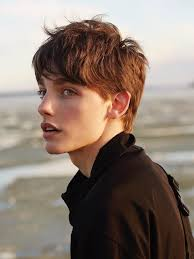
#> input picture images.jpg, 194 x 259 px
$ python test3.py
#> lines starting #> are read from the running program, lines starting #| are printed output that depends on the picture; after the words box and inside, x2 and y2 are one past the last pixel; in counts of white or black regions, pixels touching at a corner belong together
import cv2
import numpy as np

# Load an image
image = cv2.imread('images.jpg')
#> image is the input picture: shape (259, 194, 3); mean B, G, R 113.2, 123.8, 139.9

# Convert the image to the HSV color space
hsv_image = cv2.cvtColor(image, cv2.COLOR_BGR2HSV)
#> hsv_image: shape (259, 194, 3); mean H, S, V 35, 70.3, 140.5

# Define lower and upper bounds for skin colors in HSV
# These values can be adjusted based on your definition of "dark," "moderate," and "white" skin tones
lower_dark_skin = np.array([0, 20, 40], dtype=np.uint8)
upper_dark_skin = np.array([20, 255, 255], dtype=np.uint8)

lower_moderate_skin = np.array([0, 20, 100], dtype=np.uint8)
upper_moderate_skin = np.array([20, 255, 255], dtype=np.uint8)

lower_white_skin = np.array([0, 0, 150], dtype=np.uint8)
upper_white_skin = np.array([20, 30, 255], dtype=np.uint8)

# Create masks for different skin tone categories
dark_skin_mask = cv2.inRange(hsv_image, lower_dark_skin, upper_dark_skin)
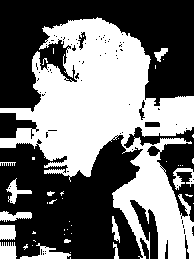
#> dark_skin_mask: shape (259, 194); 44.5% white; 44 white regions (31 under 20 px), largest, box (x1, y1, x2, y2) and area: (0, 17, 194, 259) 20435, (20, 243, 71, 259) 313, (0, 242, 17, 259) 241
moderate_skin_mask = cv2.inRange(hsv_image, lower_moderate_skin, upper_moderate_skin)
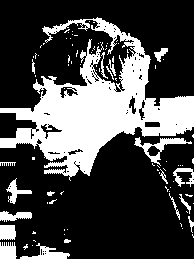
#> moderate_skin_mask: shape (259, 194); 28.5% white; 92 white regions (72 under 20 px), largest, box (x1, y1, x2, y2) and area: (0, 17, 194, 181) 11738, (134, 137, 192, 166) 410, (20, 243, 70, 259) 311
white_skin_mask = cv2.inRange(hsv_image, lower_white_skin, upper_white_skin)
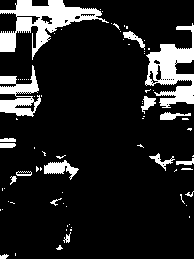
#> white_skin_mask: shape (259, 194); 13.5% white; 77 white regions (59 under 20 px), largest, box (x1, y1, x2, y2) and area: (0, 0, 109, 60) 2291, (145, 23, 194, 108) 1935, (0, 65, 41, 117) 1048

# Calculate the area of each skin tone category
dark_skin_area = np.sum(dark_skin_mask > 0)
#> dark_skin_area = 22359
moderate_skin_area = np.sum(moderate_skin_mask > 0)
#> moderate_skin_area = 14320
white_skin_area = np.sum(white_skin_mask > 0)
#> white_skin_area = 6767

# Determine the predominant skin tone category based on area
if dark_skin_area > moderate_skin_area and dark_skin_area > white_skin_area:
    skin_tone_category = "Dark"
elif moderate_skin_area > dark_skin_area and moderate_skin_area > white_skin_area:
    skin_tone_category = "Moderate"
else:
    skin_tone_category = "White"

# Display the skin tone category
print(f"Skin Tone Category: {skin_tone_category}")

$ run again, with img1.jpg copied over images.jpg
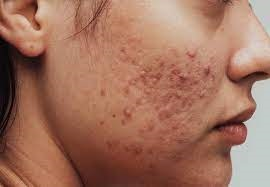
#> input picture img1.jpg, 270 x 187 px
#> image is the input picture: shape (187, 270, 3); mean B, G, R 94.3, 114.1, 162.3
#> hsv_image: shape (187, 270, 3); mean H, S, V 14.4, 113.9, 162.8
#> `dark_skin_mask = cv2.inRange(hsv_image, lower_dark_skin, upper_dark_sk..`:
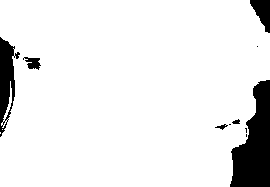
#> dark_skin_mask: shape (187, 270); 91.3% white; 10 black regions (4 under 20 px), largest, box (x1, y1, x2, y2) and area: (230, 80, 270, 187) 2736, (0, 37, 20, 137) 1036, (250, 0, 270, 33) 394, (23, 57, 41, 70) 136, (215, 124, 228, 130) 33, (232, 119, 240, 124) 27
#> moderate_skin_mask: shape (187, 270); 85.2% white; 29 black regions (19 under 20 px), largest, box (x1, y1, x2, y2) and area: (230, 80, 270, 187) 2736, (0, 35, 45, 161) 2288, (64, 148, 145, 187) 1354
#> `white_skin_mask = cv2.inRange(hsv_image, lower_white_skin, upper_white..`:
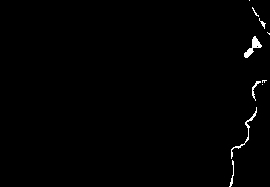
#> white_skin_mask: shape (187, 270); 0.8% white; 10 white regions (5 under 20 px), largest, box (x1, y1, x2, y2) and area: (244, 36, 262, 58) 140, (231, 107, 257, 159) 115, (252, 81, 261, 101) 48, (229, 160, 234, 187) 43, (259, 18, 266, 29) 24
#> dark_skin_area = 46116
#> moderate_skin_area = 43009
#> white_skin_area = 402

$ run again, with rohan.jpg copied over images.jpg
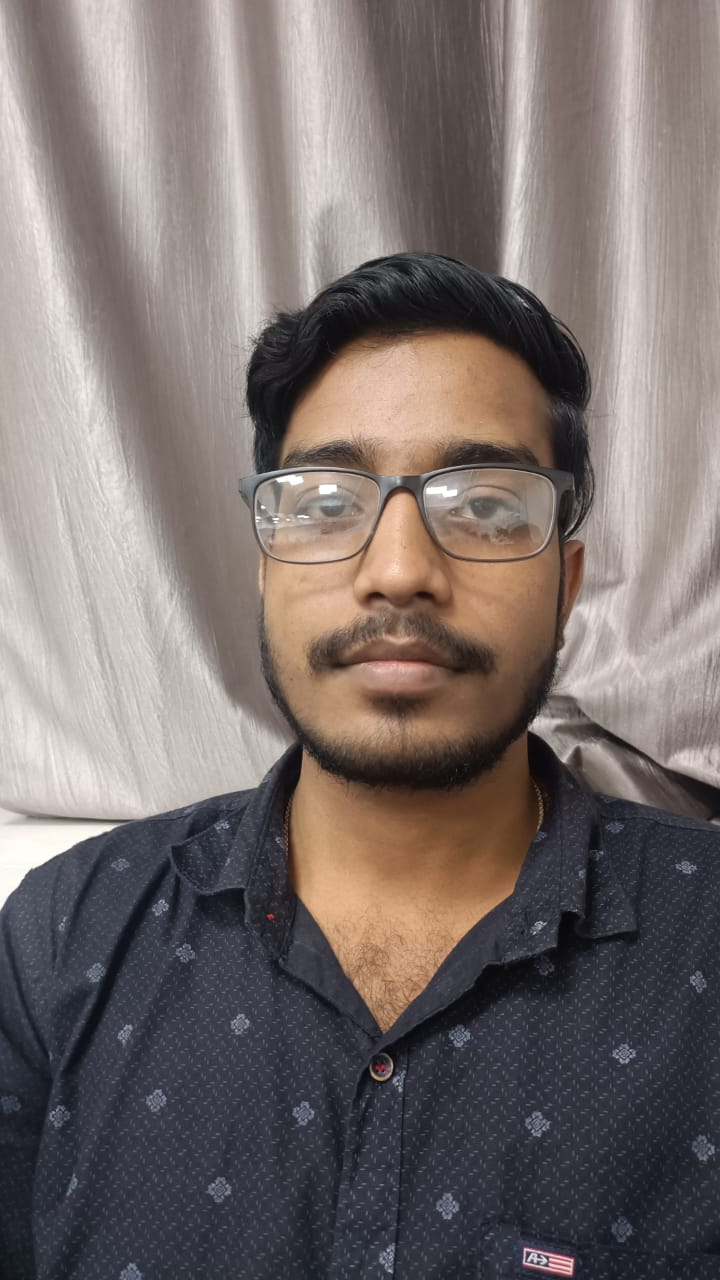
#> input picture rohan.jpg, 720 x 1280 px
#> image is the input picture: shape (1280, 720, 3); mean B, G, R 108.2, 110.8, 120.8
#> hsv_image: shape (1280, 720, 3); mean H, S, V 49.2, 46.7, 124.8
#> `dark_skin_mask = cv2.inRange(hsv_image, lower_dark_skin, upper_dark_sk..`:
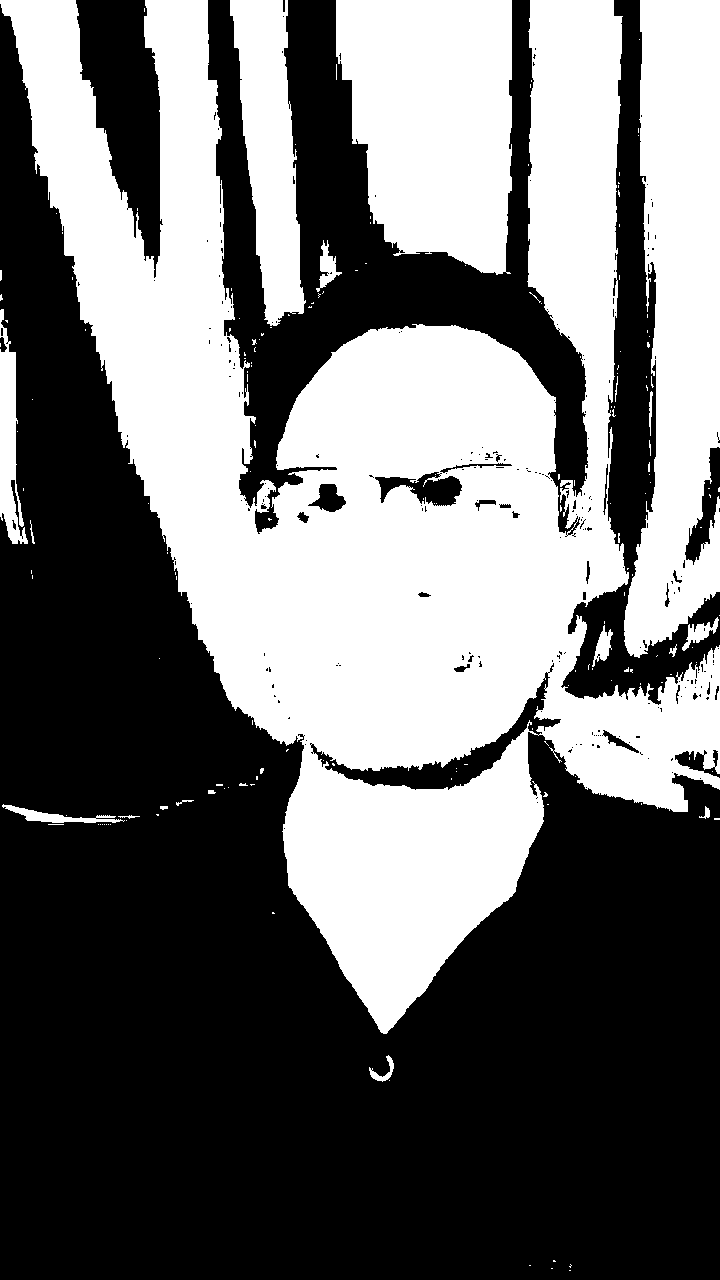
#> dark_skin_mask: shape (1280, 720); 43.4% white; 175 white regions (154 under 20 px), largest, box (x1, y1, x2, y2) and area: (0, 0, 720, 1034) 293552, (624, 0, 720, 658) 45285, (336, 0, 512, 275) 39665
#> moderate_skin_mask: shape (1280, 720); 36.9% white; 272 white regions (231 under 20 px), largest, box (x1, y1, x2, y2) and area: (0, 0, 560, 758) 143022, (527, 0, 720, 788) 46932, (624, 0, 720, 658) 45285
#> `white_skin_mask = cv2.inRange(hsv_image, lower_white_skin, upper_white..`:
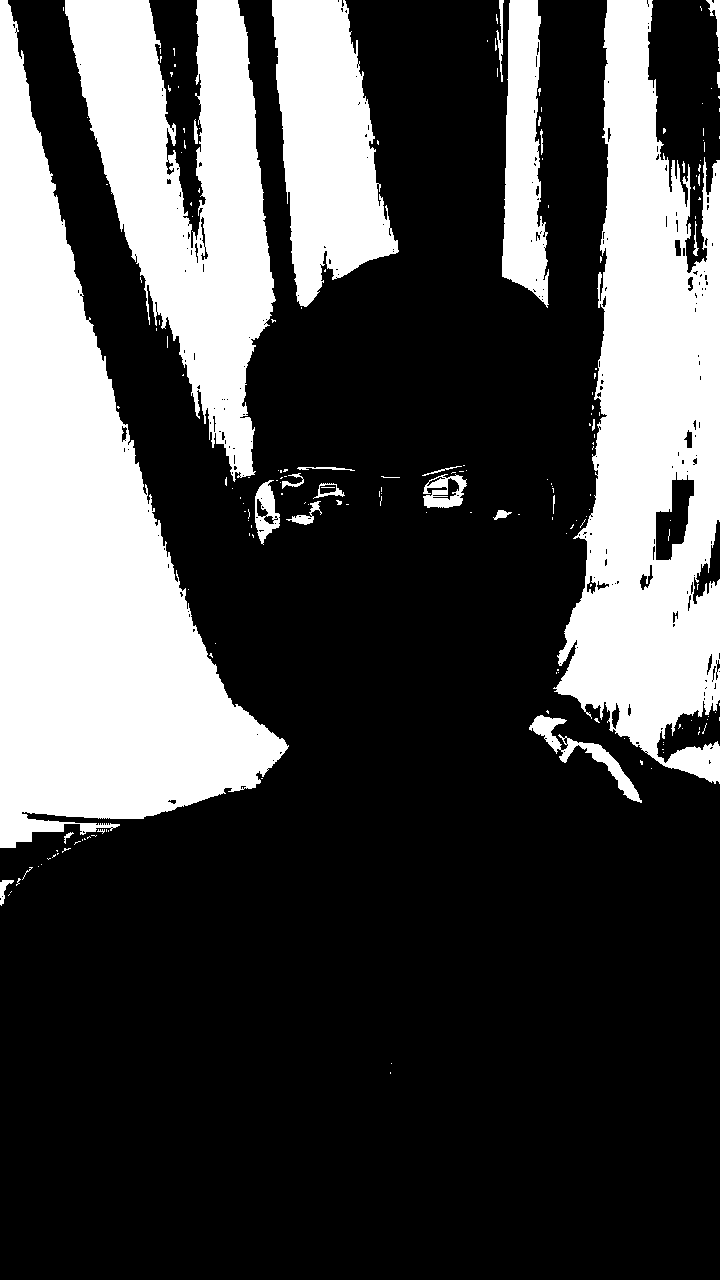
#> white_skin_mask: shape (1280, 720); 29.4% white; 189 white regions (159 under 20 px), largest, box (x1, y1, x2, y2) and area: (0, 0, 289, 848) 104611, (553, 0, 720, 784) 75800, (65, 0, 276, 482) 50213
#> dark_skin_area = 399712
#> moderate_skin_area = 340045
#> white_skin_area = 271066

$ run again, with satyam.jpg copied over images.jpg
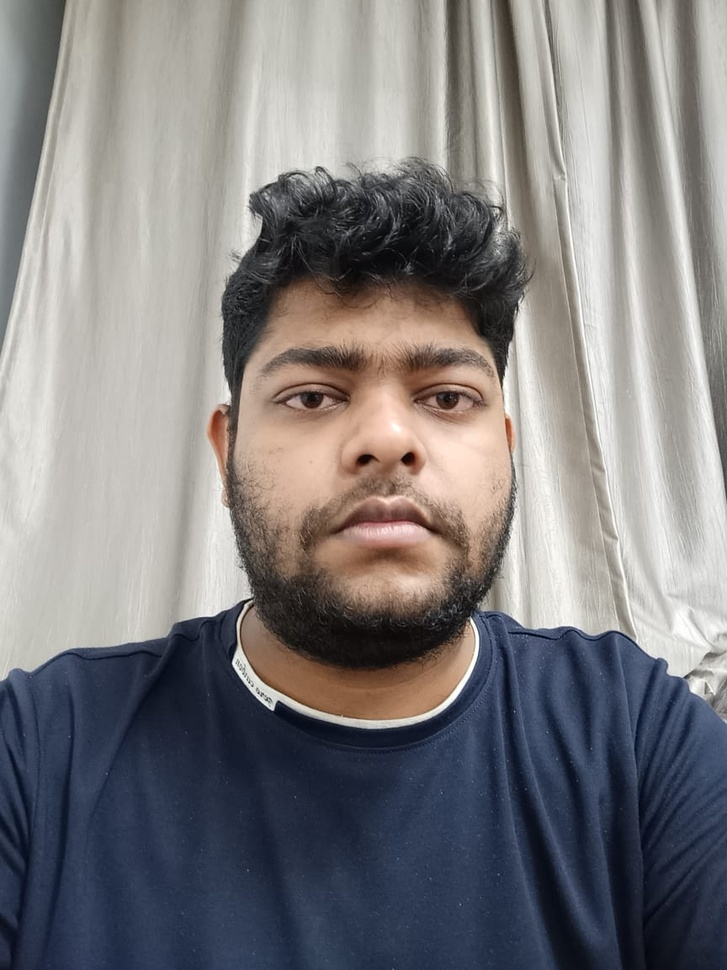
#> input picture satyam.jpg, 727 x 970 px, shrunk from 864 x 1152 before the run
#> image is the input picture: shape (970, 727, 3); mean B, G, R 125.7, 124.5, 126.8
#> hsv_image: shape (970, 727, 3); mean H, S, V 53.3, 55.6, 136.8
#> `dark_skin_mask = cv2.inRange(hsv_image, lower_dark_skin, upper_dark_sk..`:
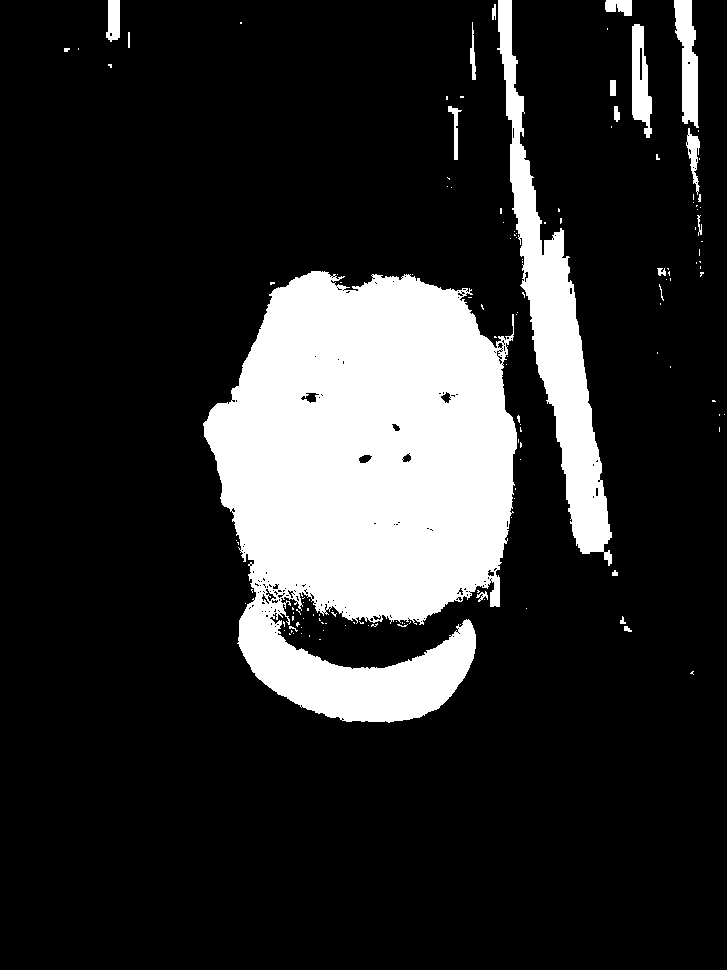
#> dark_skin_mask: shape (970, 727); 17.4% white; 138 white regions (117 under 20 px), largest, box (x1, y1, x2, y2) and area: (203, 271, 517, 723) 99376, (497, 0, 612, 566) 16907, (674, 0, 699, 128) 1965
#> moderate_skin_mask: shape (970, 727); 14.4% white; 205 white regions (175 under 20 px), largest, box (x1, y1, x2, y2) and area: (232, 283, 517, 613) 68208, (510, 125, 612, 566) 14813, (238, 600, 476, 723) 11524
#> `white_skin_mask = cv2.inRange(hsv_image, lower_white_skin, upper_white..`:
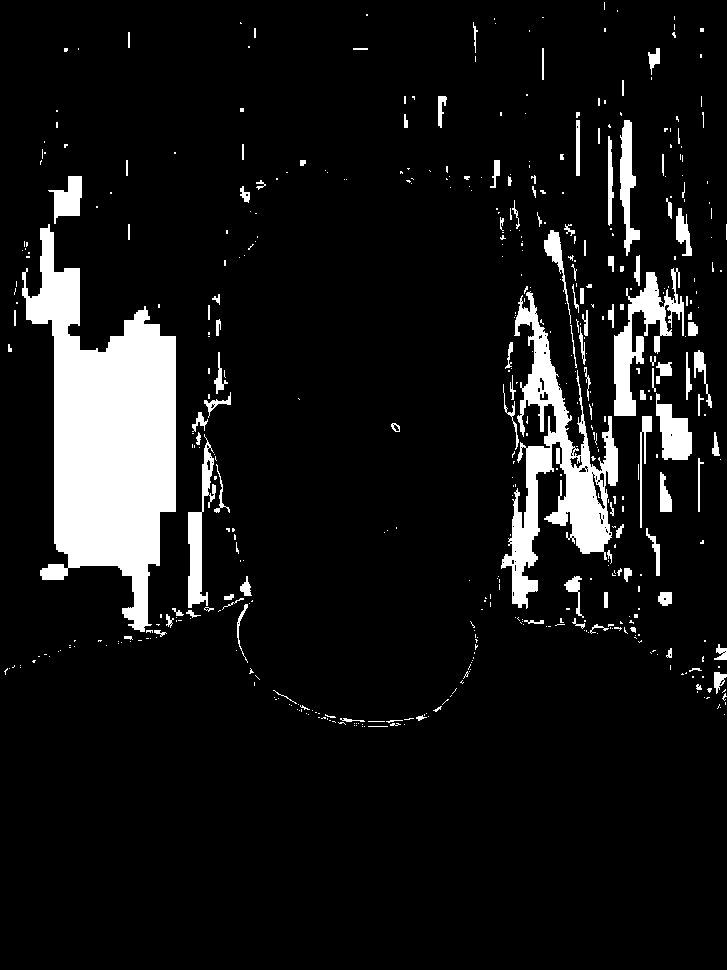
#> white_skin_mask: shape (970, 727); 9% white; 497 white regions (379 under 20 px), largest, box (x1, y1, x2, y2) and area: (22, 224, 176, 632) 32182, (501, 291, 618, 609) 11441, (614, 268, 684, 416) 3599
#> dark_skin_area = 122438
#> moderate_skin_area = 101690
#> white_skin_area = 63771
